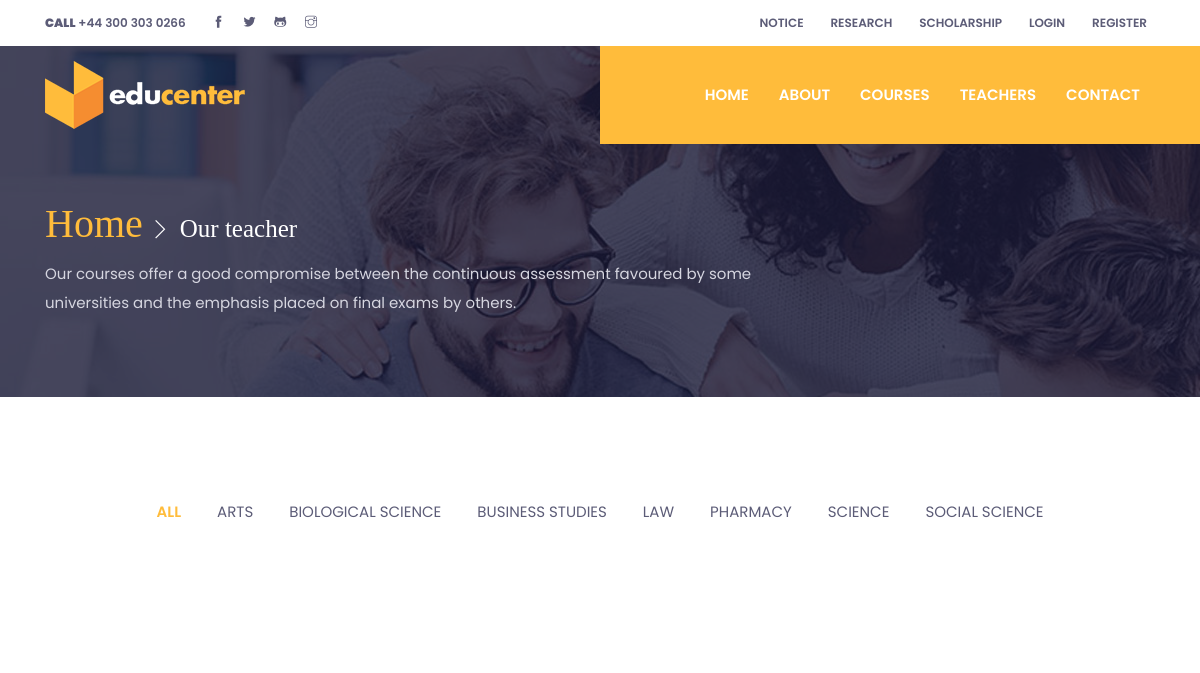
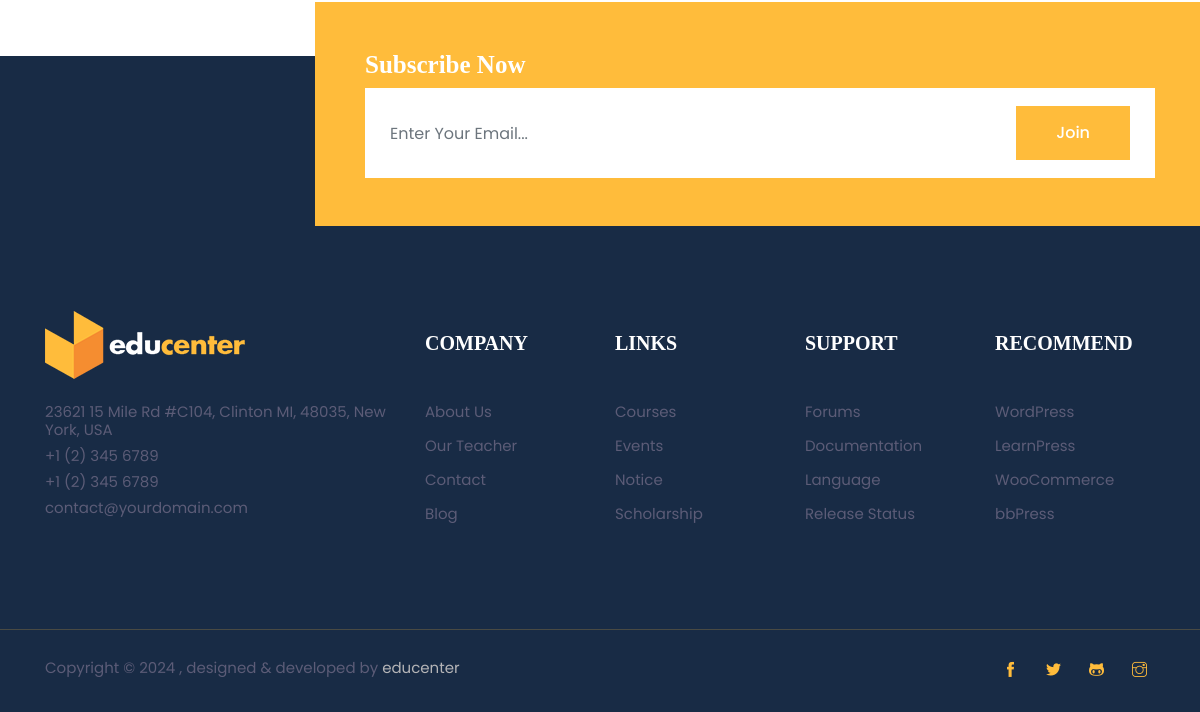
The page /teacher.php on the database as committed earlier (2 pictures, top to bottom).
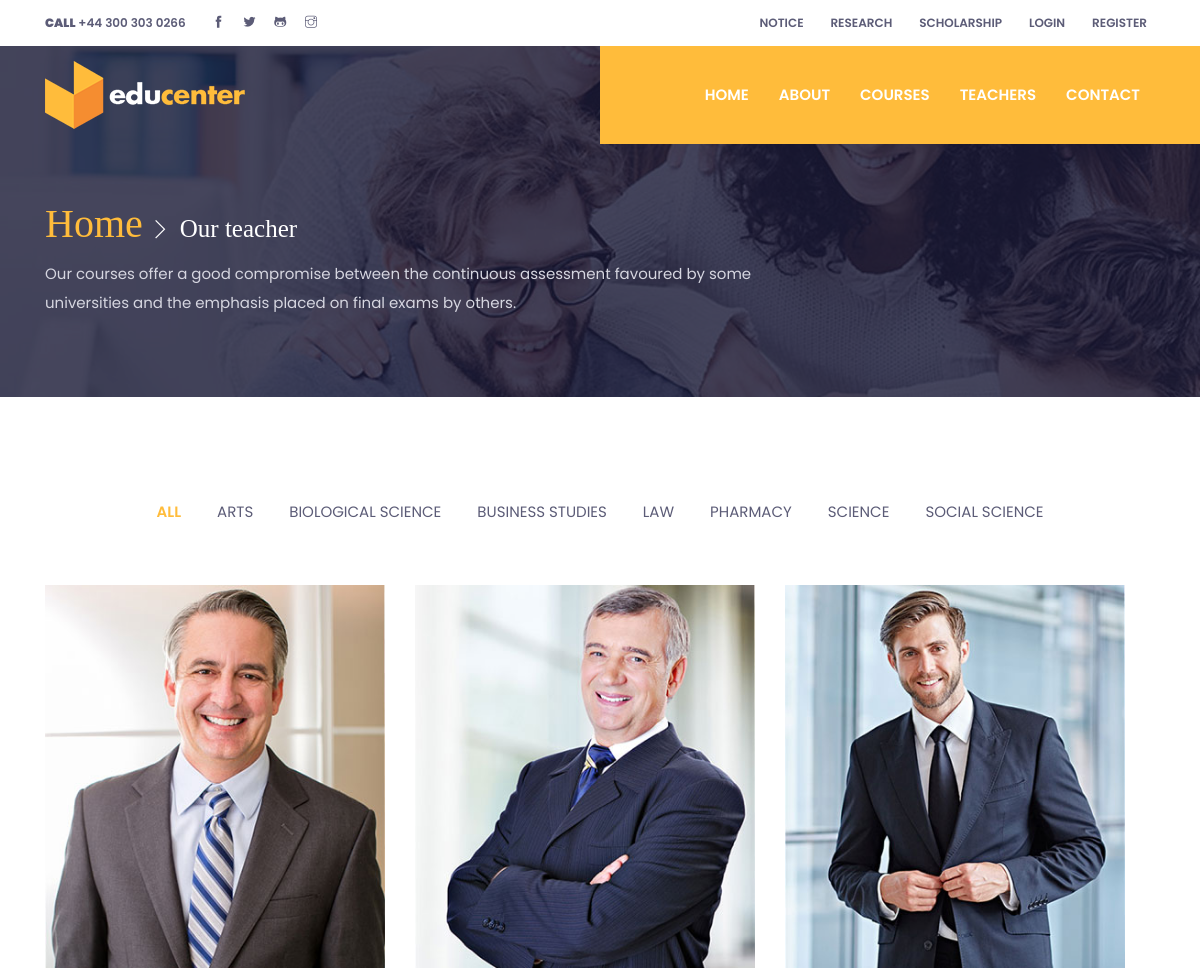
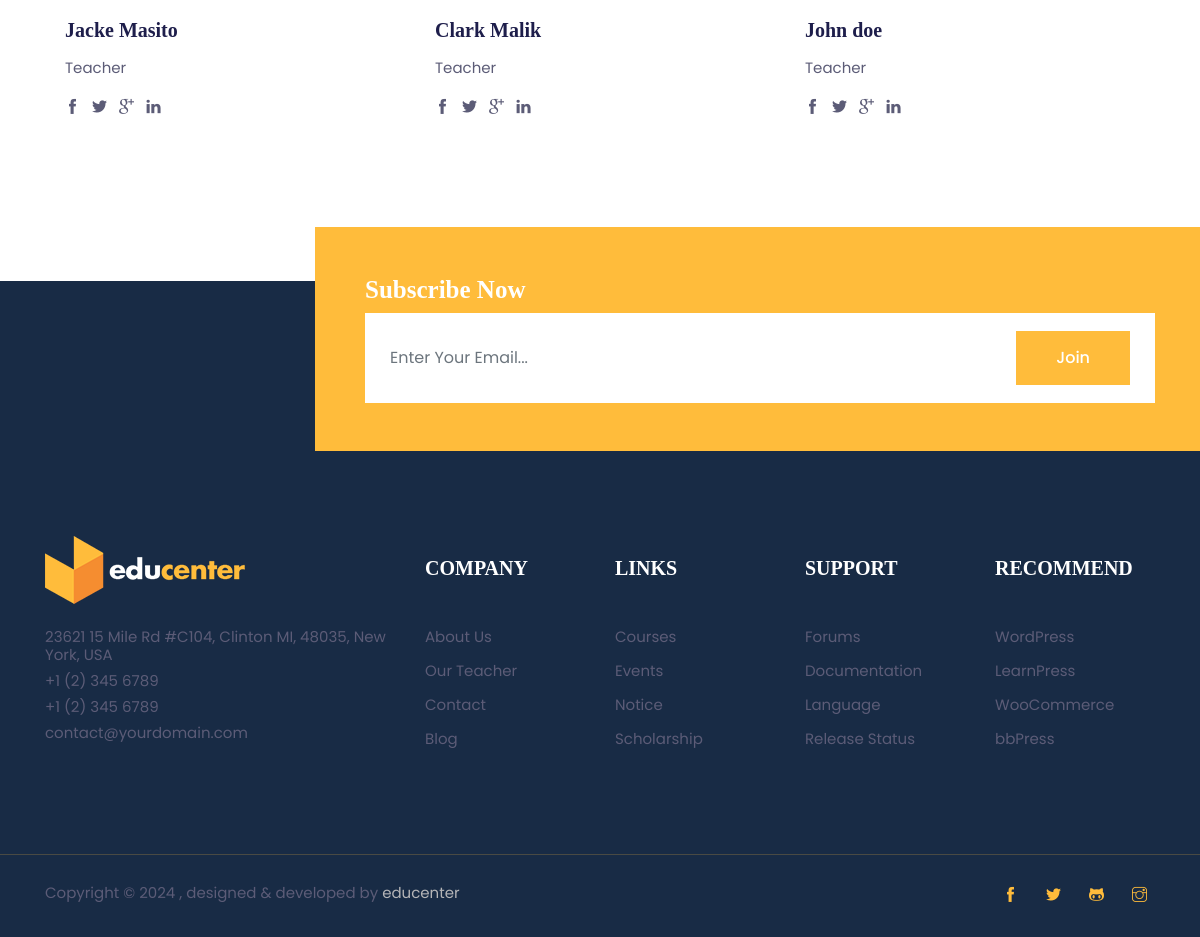
The same page on the database as committed later (2 pictures, top to bottom).
### tables this page shows
CREATE TABLE `teachers` (
  `id` int(11) NOT NULL,
  `name` varchar(255) NOT NULL,
  `category` varchar(255) NOT NULL,
  `description` varchar(255) NOT NULL,
  `teacher_description` text NOT NULL,
  `biography` text NOT NULL,
  `teacher_banner` varchar(255) NOT NULL
);

### teacher.php (the view, shortened to what this page needs)
<!DOCTYPE html>
<html lang="en">
<head>
  <link rel="stylesheet" href="plugins/bootstrap/bootstrap.min.css">
  <link rel="stylesheet" href="plugins/slick/slick.css">
  <link rel="stylesheet" href="plugins/themify-icons/themify-icons.css">
  <link rel="stylesheet" href="plugins/animate/animate.css">
  <link rel="stylesheet" href="plugins/aos/aos.css">
  <link rel="stylesheet" href="plugins/venobox/venobox.css">
  <link href="css/style.css" rel="stylesheet">
</head>
<body>
<?php include ("header.php") ?>
<section class="page-title-section overlay" data-background="images/backgrounds/page-title.jpg">
  <div class="container">
    <div class="row">
      <div class="col-md-8">
        <ul class="list-inline custom-breadcrumb mb-2">
          <li class="list-inline-item"><a class="h2 text-primary font-secondary" href="index.php">Home</a></li>
          <li class="list-inline-item text-white h3 font-secondary nasted">Our teacher</li>
        </ul>
        <p class="text-lighten mb-0">Our courses offer a good compromise between the continuous assessment favoured by some universities and the emphasis placed on final exams by others.</p>
      </div>
    </div>
  </div>
</section>
<section class="section">
  <div class="container">
    <div class="row">
      <div class="col-12">
        <ul class="list-inline text-center filter-controls mb-5">
          <li class="list-inline-item m-3 text-uppercase active" data-filter="all">All</li>
          <li class="list-inline-item m-3 text-uppercase" data-filter="arts">arts</li>
          <li class="list-inline-item m-3 text-uppercase" data-filter="bio-science">biological science</li>
          <li class="list-inline-item m-3 text-uppercase" data-filter="business-study">business studies</li>
          <li class="list-inline-item m-3 text-uppercase" data-filter="law">law</li>
          <li class="list-inline-item m-3 text-uppercase" data-filter="pharmacy">pharmacy</li>
          <li class="list-inline-item m-3 text-uppercase" data-filter="science">science</li>
          <li class="list-inline-item m-3 text-uppercase" data-filter="social-science">social science</li>
        </ul>
      </div>
    </div>
    <div class="row filtr-container">
    <?php
        include('db.php');
        $sql= "SELECT * FROM `teachers`";
        $result= $conn->query($sql);
        while($row=$result->fetch_assoc()) {
      ?>
      <div data-category="<?php echo $row['category']?>" class="col-lg-4 col-sm-6 mb-5 filtr-item">
        <div class="card border-0 rounded-0 hover-shadow">
          <img class="card-img-top rounded-0" src="images/teachers/<?php echo $row['teacher_banner']?>" alt="teacher">
          <div class="card-body">
            <a href="teacher_detail.php?id=<?php echo $row['id']?>">
              <h4 class="card-title"><?php echo $row['name']?></h4>
            </a>
            <p>Teacher</p>
            <ul class="list-inline">
              <li class="list-inline-item"><a class="text-color" href="#"><i class="ti-facebook"></i></a></li>
              <li class="list-inline-item"><a class="text-color" href="#"><i class="ti-twitter-alt"></i></a></li>
              <li class="list-inline-item"><a class="text-color" href="#"><i class="ti-google"></i></a></li>
              <li class="list-inline-item"><a class="text-color" href="#"><i class="ti-linkedin"></i></a></li>
            </ul>
          </div>
        </div>
      </div>
      <?php } ?>
    </div>
  </div>
</section>
<?php include ("footer.php") ?>
</body>
</html>

### header.php (shortened to what this page needs)
<header class="fixed-top header">
  <div class="top-header py-2 bg-white">
    <div class="container">
      <div class="row no-gutters">
        <div class="col-lg-4 text-center text-lg-left">
          <a class="text-color mr-3" href="tel:+443003030266"><strong>CALL</strong> +44 300 303 0266</a>
          <ul class="list-inline d-inline">
            <li class="list-inline-item mx-0"><a class="d-inline-block p-2 text-color" href="https://facebook.com/themefisher/"><i class="ti-facebook"></i></a></li>
            <li class="list-inline-item mx-0"><a class="d-inline-block p-2 text-color" href="https://twitter.com/themefisher"><i class="ti-twitter-alt"></i></a></li>
            <li class="list-inline-item mx-0"><a class="d-inline-block p-2 text-color" href="https://github.com/themefisher"><i class="ti-github"></i></a></li>
            <li class="list-inline-item mx-0"><a class="d-inline-block p-2 text-color" href="https://instagram.com/themefisher/"><i class="ti-instagram"></i></a></li>
          </ul>
        </div>
        <div class="col-lg-8 text-center text-lg-right">
          <ul class="list-inline">
            <li class="list-inline-item"><a class="text-uppercase text-color p-sm-2 py-2 px-0 d-inline-block" href="notice.html">notice</a></li>
            <li class="list-inline-item"><a class="text-uppercase text-color p-sm-2 py-2 px-0 d-inline-block" href="research.html">research</a></li>
            <li class="list-inline-item"><a class="text-uppercase text-color p-sm-2 py-2 px-0 d-inline-block" href="scholarship.html">SCHOLARSHIP</a></li>
            <li class="list-inline-item"><a class="text-uppercase text-color p-sm-2 py-2 px-0 d-inline-block" href="#loginModal" data-toggle="modal" data-target="#loginModal">login</a></li>
            <li class="list-inline-item"><a class="text-uppercase text-color p-sm-2 py-2 px-0 d-inline-block" href="#signupModal" data-toggle="modal" data-target="#signupModal">register</a></li>
          </ul>
        </div>
      </div>
    </div>
  </div>
  <div class="navigation w-100">
    <div class="container">
      <nav class="navbar navbar-expand-lg navbar-dark p-0">
        <a class="navbar-brand" href="index.php"><img src="images/logo.png" alt="logo"></a>
        <div class="collapse navbar-collapse" id="navigation">
          <ul class="navbar-nav ml-auto text-center">
            <li class="nav-item">
              <a class="nav-link" href="index.php">Home</a>
            </li>
            <li class="nav-item @@about">
              <a class="nav-link" href="about.php">About</a>
            </li>
            <li class="nav-item @@courses">
              <a class="nav-link" href="courses.php">COURSES</a>
            </li>
            <li class="nav-item @@blog">
              <a class="nav-link" href="teacher.php">Teachers</a>
            </li>
            <li class="nav-item @@contact">
              <a class="nav-link" href="contact.php">CONTACT</a>
            </li>
          </ul>
        </div>
      </nav>
    </div>
  </div>
</header>

### footer.php (shortened to what this page needs)
<footer>
  <div class="newsletter">
    <div class="container">
      <div class="row">
        <div class="col-md-9 ml-auto bg-primary py-5 newsletter-block">
          <h3 class="text-white">Subscribe Now</h3>
          <form action="#">
            <div class="input-wrapper">
              <input type="email" class="form-control border-0" id="newsletter" name="newsletter" placeholder="Enter Your Email...">
              <button type="submit" value="send" class="btn btn-primary">Join</button>
            </div>
          </form>
        </div>
      </div>
    </div>
  </div>
  <div class="footer bg-footer section border-bottom">
    <div class="container">
      <div class="row">
        <div class="col-lg-4 col-sm-8 mb-5 mb-lg-0">
          <a class="logo-footer" href="index.php"><img class="img-fluid mb-4" src="images/logo.png" alt="logo"></a>
          <ul class="list-unstyled">
            <li class="mb-2">23621 15 Mile Rd #C104, Clinton MI, 48035, New York, USA</li>
            <li class="mb-2">+1 (2) 345 6789</li>
            <li class="mb-2">+1 (2) 345 6789</li>
            <li class="mb-2">contact@yourdomain.com</li>
          </ul>
        </div>
        <div class="col-lg-2 col-md-3 col-sm-4 col-6 mb-5 mb-md-0">
          <h4 class="text-white mb-5">COMPANY</h4>
          <ul class="list-unstyled">
            <li class="mb-3"><a class="text-color" href="about.html">About Us</a></li>
            <li class="mb-3"><a class="text-color" href="teacher.html">Our Teacher</a></li>
            <li class="mb-3"><a class="text-color" href="contact.html">Contact</a></li>
            <li class="mb-3"><a class="text-color" href="blog.html">Blog</a></li>
          </ul>
        </div>
        <div class="col-lg-2 col-md-3 col-sm-4 col-6 mb-5 mb-md-0">
          <h4 class="text-white mb-5">LINKS</h4>
          <ul class="list-unstyled">
            <li class="mb-3"><a class="text-color" href="courses.html">Courses</a></li>
            <li class="mb-3"><a class="text-color" href="events.html">Events</a></li>
            <li class="mb-3"><a class="text-color" href="notice.html">Notice</a></li>
            <li class="mb-3"><a class="text-color" href="scholarship.html">Scholarship</a></li>
          </ul>
        </div>
        <div class="col-lg-2 col-md-3 col-sm-4 col-6 mb-5 mb-md-0">
          <h4 class="text-white mb-5">SUPPORT</h4>
          <ul class="list-unstyled">
            <li class="mb-3"><a class="text-color" href="https://themefisher.com/blog">Forums</a></li>
            <li class="mb-3"><a class="text-color" href="https://docs.themefisher.com/">Documentation</a></li>
            <li class="mb-3"><a class="text-color" href="#!">Language</a></li>
            <li class="mb-3"><a class="text-color" href="#!">Release Status</a></li>
          </ul>
        </div>
        <div class="col-lg-2 col-md-3 col-sm-4 col-6 mb-5 mb-md-0">
          <h4 class="text-white mb-5">RECOMMEND</h4>
          <ul class="list-unstyled">
            <li class="mb-3"><a class="text-color" href="https://themefisher.com/">WordPress</a></li>
            <li class="mb-3"><a class="text-color" href="https://themefisher.com/">LearnPress</a></li>
            <li class="mb-3"><a class="text-color" href="https://themefisher.com/">WooCommerce</a></li>
            <li class="mb-3"><a class="text-color" href="https://themefisher.com/">bbPress</a></li>
          </ul>
        </div>
      </div>
    </div>
  </div>
  <div class="copyright py-4 bg-footer">
    <div class="container">
      <div class="row">
        <div class="col-sm-7 text-sm-left text-center">
          <p class="mb-0">Copyright &copy;
            , designed & developed by <a href="#" class="text-muted">educenter</a>
          </p>
        </div>
        <div class="col-sm-5 text-sm-right text-center">
          <ul class="list-inline">
            <li class="list-inline-item"><a class="d-inline-block p-2" href="#"><i class="ti-facebook text-primary"></i></a></li>
            <li class="list-inline-item"><a class="d-inline-block p-2" href="#"><i class="ti-twitter-alt text-primary"></i></a></li>
            <li class="list-inline-item"><a class="d-inline-block p-2" href="#"><i class="ti-github text-primary"></i></a></li>
            <li class="list-inline-item"><a class="d-inline-block p-2" href="#"><i class="ti-instagram text-primary"></i></a></li>
          </ul>
        </div>
      </div>
    </div>
  </div>
</footer>

### css/style.css (style rules this page uses)
body { line-height: 1.2; font-family: "Poppins", sans-serif; -webkit-font-smoothing: antialiased; font-size: 15px; color: #5c5c77; }
p, .paragraph { font-weight: 400; color: #5c5c77; font-size: 15px; line-height: 1.9; font-family: "Poppins", sans-serif; }
h1, h2, h3, h4, h5, h6 { color: #1e1e4b; font-family: "futura-bold"; font-weight: 700; line-height: 1.2; }
h2, .h2 { font-size: 40px; }
h3, .h3 { font-size: 25px; }
h4, .h4 { font-size: 20px; }
.btn { font-size: 16px; font-family: "Poppins", sans-serif; text-transform: capitalize; padding: 15px 40px; border-radius: 0; font-weight: 500; border: 0; position: relative; z-index: 1; transition: 0.2s ease; overflow: hidden; white-space: nowrap; }
.btn::before { position: absolute; content: ""; height: 80%; width: 100%; left: 0; bottom: 10%; z-index: -1; transition: transform 0.2s ease-in-out; transform-origin: top; transform: scaleY(0); }
.btn-primary { color: #fff; background-color: #ffbc3b; }
.btn-primary::before { background-color: #fff; }
body { background-color: #fff; overflow-x: hidden; }
ol, ul { list-style-type: none; margin: 0px; }
img { vertical-align: middle; border: 0; }
a, a:hover, a:focus { text-decoration: none; }
a, button, select { cursor: pointer; transition: 0.2s ease; }
h4 { transition: 0.2s ease; }
.section { padding-top: 90px; padding-bottom: 90px; }
.overlay { position: relative; }
.overlay::before { position: absolute; content: ""; height: 100%; width: 100%; top: 0; left: 0; background: #1a1a37; opacity: 0.8; }
.bg-primary { background: #ffbc3b !important; }
.text-primary { color: #ffbc3b !important; }
.text-color { color: #5c5c77; }
.text-lighten { color: #d6d6e0 !important; }
.text-muted { color: #b5b5b7 !important; }
.font-secondary { font-family: "futura-bold"; }
.page-title-section { padding: 200px 0 80px; }
.custom-breadcrumb li.nasted { position: relative; padding-left: 25px; }
.custom-breadcrumb li.nasted::before { position: absolute; font-family: "themify"; content: "\e649"; font-size: 20px; top: 50%; left: -5px; color: #fff; transform: translateY(-50%); }
.top-header { font-size: 12px; transition: transform 0.2s ease; transform-origin: top; font-weight: 600; }
.navigation { background: linear-gradient(to right, transparent 50%, #ffbc3b 50%); transition: 0.2s ease; }
.navbar-nav { padding-left: 50px; background: #ffbc3b; }
.nav-item { margin: 0 15px; position: relative; }
.nav-item .nav-link { text-transform: uppercase; font-weight: 600; }
.nav-item::before { position: absolute; left: 0; bottom: 0; height: 6px; width: 100%; content: ""; background: #fff; transform: scaleY(0); transform-origin: top; transition: transform 0.3s ease; pointer-events: none; }
.navbar-dark .navbar-nav .nav-link { color: #fff; }
.navbar-expand-lg .navbar-nav .nav-link { padding: 40px 0px; }
.hover-shadow { transition: 0.3s ease; }
.newsletter { background-image: linear-gradient(to right, transparent 50%, #ffbc3b 50%); margin-bottom: -170px; position: relative; z-index: 1; }
.newsletter-block { padding-left: 50px; }
.input-wrapper { position: relative; }
.input-wrapper button { position: absolute; right: 25px; top: 50%; transform: translateY(-50%); }
.form-control { height: 60px; background: #fff; border-radius: 0; padding-left: 25px; }
.newsletter-block .form-control { height: 90px; }
.bg-footer { background-color: #182b45; }
.logo-footer { margin-top: -20px; display: inline-block; }
.footer { border-color: #494a43 !important; padding-top: 275px; }
.filter-controls li { cursor: pointer; transition: 0.1s ease; }
.filter-controls li.active { font-weight: 600; color: #ffbc3b; }

Rows that differ between the two databases and show on the page:
added teachers: teacher_banner (picture), name "Jacke Masito"
added teachers: teacher_banner (picture), name "Clark Malik"
added teachers: teacher_banner (picture), name "John doe"
